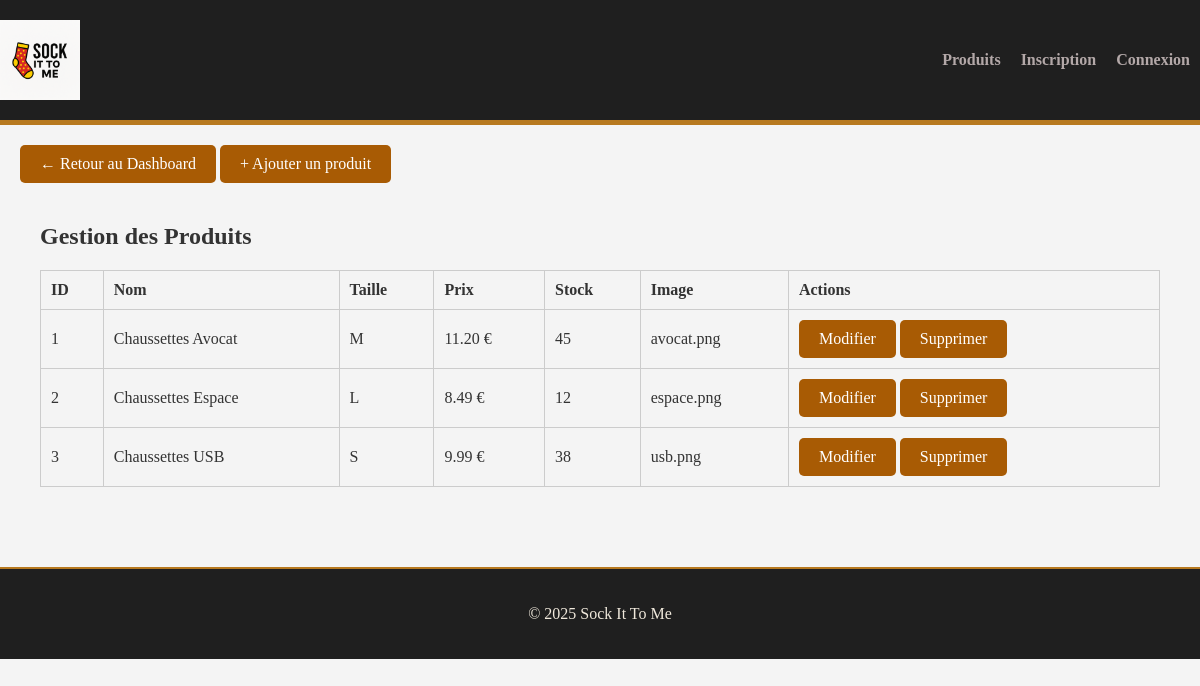
The page /admin/admin_produits.php on the database as committed earlier.
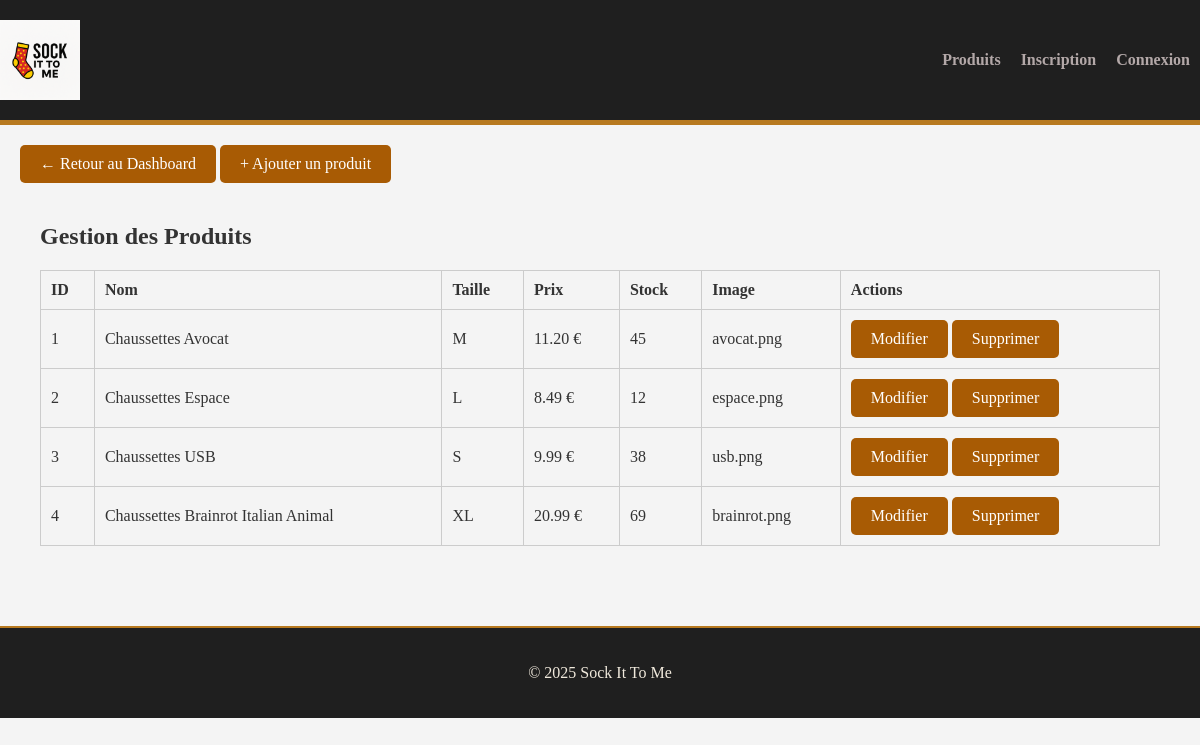
The same page on the database as committed later.
### tables this page shows
CREATE TABLE IF NOT EXISTS `produits` (
  `id` int NOT NULL AUTO_INCREMENT,
  `nom` varchar(100) DEFAULT NULL,
  `taille` enum('S','M','L','XL') DEFAULT NULL,
  `prix` decimal(10,2) DEFAULT NULL,
  `image` varchar(255) DEFAULT NULL,
  `stock` int NOT NULL DEFAULT '0',
  PRIMARY KEY (`id`)
);

### admin/admin_produits.php (the view, shortened to what this page needs)
<?php
include '../includes/header.php';
global $pdo;
$stmt = $pdo->prepare("SELECT * FROM produits");
$stmt->execute();
$produits = $stmt->fetchAll();
?>
    <head>
        <link rel="stylesheet" href="../css/dashboard.css">
        <a href="dashboard.php" class="btn-retour">← Retour au Dashboard</a>
        <a href="admin_ajouter_produit.php" class="btn-ajouter">+ Ajouter un produit</a>
    </head>
    <main>
        <h2>Gestion des Produits</h2>
        <table>
            <tr><th>ID</th><th>Nom</th><th>Taille</th><th>Prix</th><th>Stock</th><th>Image</th><th>Actions</th></tr>
            <?php foreach ($produits as $p): ?>
                <tr>
                    <td><?= $p['id'] ?></td>
                    <td><?= htmlspecialchars($p['nom']) ?></td>
                    <td><?= $p['taille'] ?></td>
                    <td><?= $p['prix'] ?> €</td>
                    <td><?= $p['stock'] ?></td>
                    <td><?= $p['image'] ?></td>
                    <td>
                        <a href="admin_modifier_produit.php?id=<?= $p['id'] ?>" class="btn-retour">Modifier</a>
                        <a href="admin_supprimer_produit.php?id=<?= $p['id'] ?>" class="btn-retour" onclick="return confirm('Supprimer ce produit ?')">Supprimer</a>
                    </td>
                </tr>
            <?php endforeach; ?>
        </table>
    </main>
<?php
include '../includes/footer.php';
?>

Rows that differ between the two databases and show on the page:
added produits: id "4", nom "Chaussettes Brainrot Italian Animal", taille "XL", prix "20.99", stock "69", image "brainrot.png"
